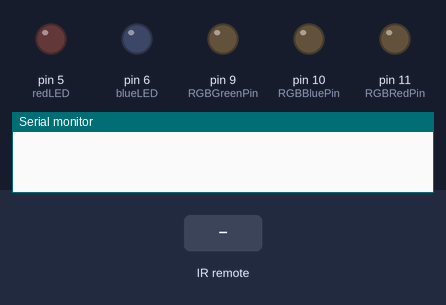
Simulated run of this sketch. Board: Arduino Uno, built with avr-gcc and run on an emulated ATmega328P. Parts: output pins drawn as LEDs (lit = HIGH), the last lines printed to the serial monitor. Inputs (shaded band) come from the test bench.

Above: at 1.2 s.
1.3 s: infrared code 0x8F7 received
At 2.5 s:
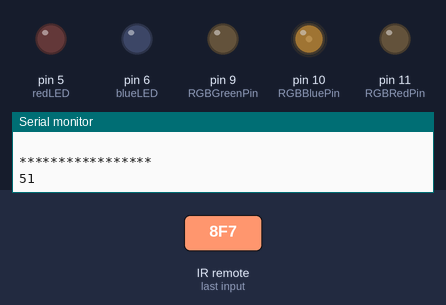
2.8 s: infrared code 0x8F7 received
At 3.8 s:
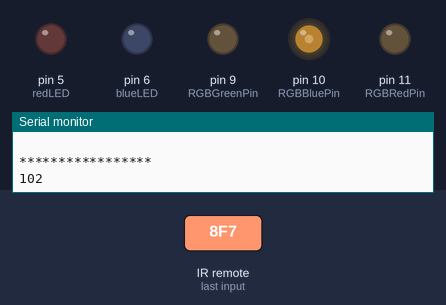
Timing chart, 0 to 5.8 s (numbered marks = the images above; inputs shaded):
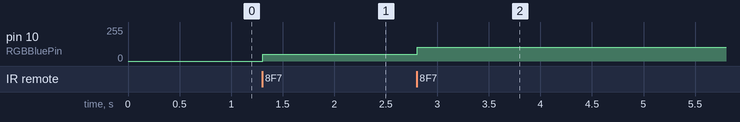

The sketch:

Challenge_3.ino
```cpp
//Name: Alex Dorodko
//Date: 08/NOV/2020
//Purpose: this is a program which turns up the brightness between

#include <IRremote.h> //including infrared remote header file
int RECV_PIN = 3; // the pin where you connect the output pin of IR sensor
IRrecv irrecv(RECV_PIN);
decode_results results;

//LEDs
int blueLED = 6;
int redLED = 5;

//RGB LED
int RGBRedPin = 11;
int RGBGreenPin = 9;
int RGBBluePin = 10;

int value = 0;
int flag = 0;

int brightness = 0;

void setup()
{
    Serial.begin(9600);
    irrecv.enableIRIn();
    pinMode(RGBGreenPin, OUTPUT); //Setup red RGB LED pin as an output pin.
    pinMode(RGBRedPin, OUTPUT); //Setup green RGB LED pin as an output pin.
    pinMode(RGBBluePin, OUTPUT); //Setup green RGB LED pin as an output pin.
    pinMode(blueLED, OUTPUT); //Setup blue RGB LED pin as an output pin.
    pinMode(redLED, OUTPUT); //Setup red RGB LED pin as an output pin.
}

void loop()
{
    if (irrecv.decode(&results))
    {
        value = results.value;
        Serial.println(" ");
        Serial.print("Code: ");
        Serial.println(value); //prints the value a a button press
        Serial.println(" ");
        irrecv.resume(); // Receive the next value
        Serial.println("*****************");

        //Rotating between both LEDs
        if (value == -22441)
        {
            if (flag == 0)
            {
                flag = 1;
                delay(5);
              	Serial.print(flag);
            }
            else if (flag == 1)
            {
                flag = 0;
                delay(5);
              	Serial.print(flag);
            }
        }

        //Blue
        if (flag == 0)
        {
            if(value == 2295 && brightness < 255)
            {
                brightness = brightness + 51;
                delay(5);
            }

            else if (value == -30601 && 0 < brightness)
            {
                brightness = brightness - 51;
                delay(5);
            }

            analogWrite(RGBRedPin, 0);
            analogWrite(RGBGreenPin, 0);
            analogWrite(RGBBluePin, brightness);
            Serial.println(brightness);
        }

        //Green
        else if (flag == 1)
        {
            if(value == 2295 && brightness < 255)
            {
                brightness = brightness + 51;
                delay(5);
            }

            else if (value == -30601 && 0 < brightness)
            {
                brightness = brightness - 51;
                delay(5);
            }

            analogWrite(RGBRedPin, 0);
            analogWrite(RGBBluePin, 0);
            analogWrite(RGBGreenPin, brightness);
            Serial.println(brightness);
        }
    }
}
```

Measured:
- after the input at 1.3 s, pin 10 (RGBBluePin): 0/255 → 51/255 at once
- after the input at 2.8 s, pin 10 (RGBBluePin): 51/255 → 102/255 at once
